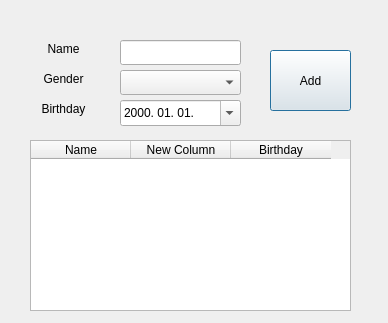
<?xml version="1.0" encoding="UTF-8"?>
<ui version="4.0">
 <class>Dialog</class>
 <widget class="QDialog" name="Dialog">
  <property name="geometry">
   <rect>
    <x>0</x>
    <y>0</y>
    <width>388</width>
    <height>323</height>
   </rect>
  </property>
  <property name="windowTitle">
   <string>Dialog</string>
  </property>
  <widget class="QLabel" name="Name">
   <property name="geometry">
    <rect>
     <x>30</x>
     <y>40</y>
     <width>67</width>
     <height>17</height>
    </rect>
   </property>
   <property name="text">
    <string>Name</string>
   </property>
   <property name="alignment">
    <set>Qt::AlignCenter</set>
   </property>
  </widget>
  <widget class="QLabel" name="Gender">
   <property name="geometry">
    <rect>
     <x>30</x>
     <y>70</y>
     <width>67</width>
     <height>17</height>
    </rect>
   </property>
   <property name="text">
    <string>Gender</string>
   </property>
   <property name="alignment">
    <set>Qt::AlignCenter</set>
   </property>
  </widget>
  <widget class="QLabel" name="Birthday">
   <property name="geometry">
    <rect>
     <x>30</x>
     <y>100</y>
     <width>67</width>
     <height>17</height>
    </rect>
   </property>
   <property name="text">
    <string>Birthday</string>
   </property>
   <property name="alignment">
    <set>Qt::AlignCenter</set>
   </property>
  </widget>
  <widget class="QLineEdit" name="name_edit">
   <property name="geometry">
    <rect>
     <x>120</x>
     <y>40</y>
     <width>121</width>
     <height>25</height>
    </rect>
   </property>
  </widget>
  <widget class="QComboBox" name="gender_cb">
   <property name="geometry">
    <rect>
     <x>120</x>
     <y>70</y>
     <width>121</width>
     <height>25</height>
    </rect>
   </property>
  </widget>
  <widget class="QDateEdit" name="birthday_edit">
   <property name="geometry">
    <rect>
     <x>120</x>
     <y>100</y>
     <width>121</width>
     <height>26</height>
    </rect>
   </property>
   <property name="displayFormat">
    <string>yyyy. MM. dd.</string>
   </property>
   <property name="calendarPopup">
    <bool>true</bool>
   </property>
  </widget>
  <widget class="QPushButton" name="add_btn">
   <property name="geometry">
    <rect>
     <x>270</x>
     <y>50</y>
     <width>81</width>
     <height>61</height>
    </rect>
   </property>
   <property name="text">
    <string>Add</string>
   </property>
  </widget>
  <widget class="QTableWidget" name="tableWidget">
   <property name="geometry">
    <rect>
     <x>30</x>
     <y>140</y>
     <width>321</width>
     <height>171</height>
    </rect>
   </property>
   <column>
    <property name="text">
     <string>Name</string>
    </property>
   </column>
   <column>
    <property name="text">
     <string>New Column</string>
    </property>
   </column>
   <column>
    <property name="text">
     <string>Birthday</string>
    </property>
   </column>
  </widget>
 </widget>
 <resources/>
 <connections/>
</ui>
